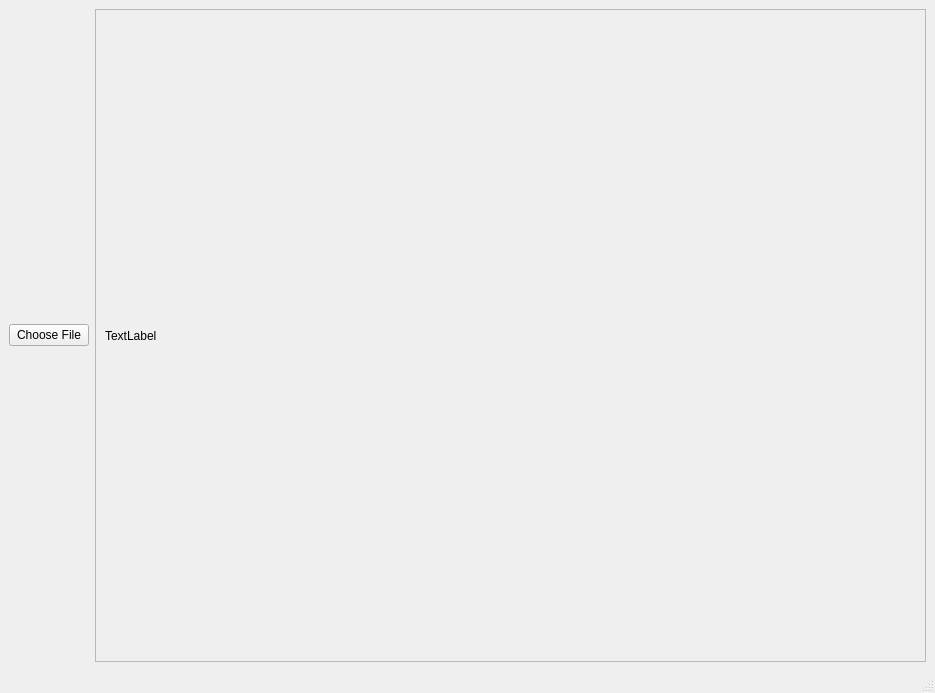
<?xml version="1.0" encoding="UTF-8"?>
<ui version="4.0">
 <class>mainWindow</class>
 <widget class="QMainWindow" name="mainWindow">
  <property name="geometry">
   <rect>
    <x>0</x>
    <y>0</y>
    <width>935</width>
    <height>693</height>
   </rect>
  </property>
  <property name="windowTitle">
   <string>Chordial</string>
  </property>
  <widget class="QWidget" name="centralwidget">
   <layout class="QGridLayout" name="gridLayout">
    <item row="0" column="0">
     <widget class="QPushButton" name="ChooseFile">
      <property name="sizePolicy">
       <sizepolicy hsizetype="Fixed" vsizetype="Fixed">
        <horstretch>0</horstretch>
        <verstretch>0</verstretch>
       </sizepolicy>
      </property>
      <property name="text">
       <string>Choose File</string>
      </property>
     </widget>
    </item>
    <item row="0" column="1">
     <widget class="QScrollArea" name="scrollArea">
      <property name="widgetResizable">
       <bool>true</bool>
      </property>
      <widget class="QWidget" name="scrollAreaWidgetContents">
       <property name="geometry">
        <rect>
         <x>0</x>
         <y>0</y>
         <width>834</width>
         <height>632</height>
        </rect>
       </property>
       <layout class="QGridLayout" name="gridLayout_2">
        <item row="0" column="0">
         <widget class="QLabel" name="label">
          <property name="text">
           <string>TextLabel</string>
          </property>
         </widget>
        </item>
       </layout>
      </widget>
     </widget>
    </item>
   </layout>
  </widget>
  <widget class="QMenuBar" name="menubar">
   <property name="geometry">
    <rect>
     <x>0</x>
     <y>0</y>
     <width>935</width>
     <height>21</height>
    </rect>
   </property>
  </widget>
  <widget class="QStatusBar" name="statusbar"/>
 </widget>
 <resources/>
 <connections>
  <connection>
   <sender>ChooseFile</sender>
   <signal>clicked()</signal>
   <receiver>menubar</receiver>
   <slot>update()</slot>
   <hints>
    <hint type="sourcelabel">
     <x>189</x>
     <y>166</y>
    </hint>
    <hint type="destinationlabel">
     <x>189</x>
     <y>10</y>
    </hint>
   </hints>
  </connection>
 </connections>
</ui>
